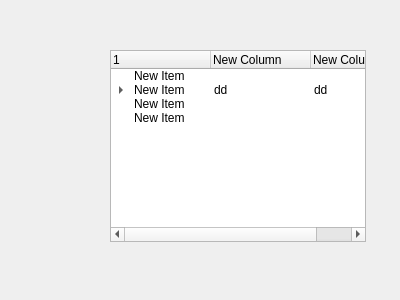
<?xml version="1.0" encoding="UTF-8"?>
<ui version="4.0">
 <class>ttest</class>
 <widget class="QWidget" name="ttest">
  <property name="geometry">
   <rect>
    <x>0</x>
    <y>0</y>
    <width>400</width>
    <height>300</height>
   </rect>
  </property>
  <property name="windowTitle">
   <string>Form</string>
  </property>
  <widget class="QTreeWidget" name="treeWidget">
   <property name="geometry">
    <rect>
     <x>110</x>
     <y>50</y>
     <width>256</width>
     <height>192</height>
    </rect>
   </property>
   <attribute name="headerVisible">
    <bool>true</bool>
   </attribute>
   <column>
    <property name="text">
     <string notr="true">1</string>
    </property>
   </column>
   <column>
    <property name="text">
     <string>New Column</string>
    </property>
   </column>
   <column>
    <property name="text">
     <string>New Column</string>
    </property>
   </column>
   <item>
    <property name="text">
     <string>New Item</string>
    </property>
   </item>
   <item>
    <property name="text">
     <string>New Item</string>
    </property>
    <property name="text">
     <string>dd</string>
    </property>
    <property name="text">
     <string>dd</string>
    </property>
    <item>
     <property name="text">
      <string>New Subitem</string>
     </property>
     <property name="text">
      <string>dd</string>
     </property>
     <property name="text">
      <string>dd</string>
     </property>
    </item>
   </item>
   <item>
    <property name="text">
     <string>New Item</string>
    </property>
   </item>
   <item>
    <property name="text">
     <string>New Item</string>
    </property>
   </item>
  </widget>
 </widget>
 <resources/>
 <connections/>
</ui>
